Frame 1 (no input): blank canvas, image omitted
Frame 60 (the mouse pressed at the canvas centre just before this capture): blank canvas, image omitted
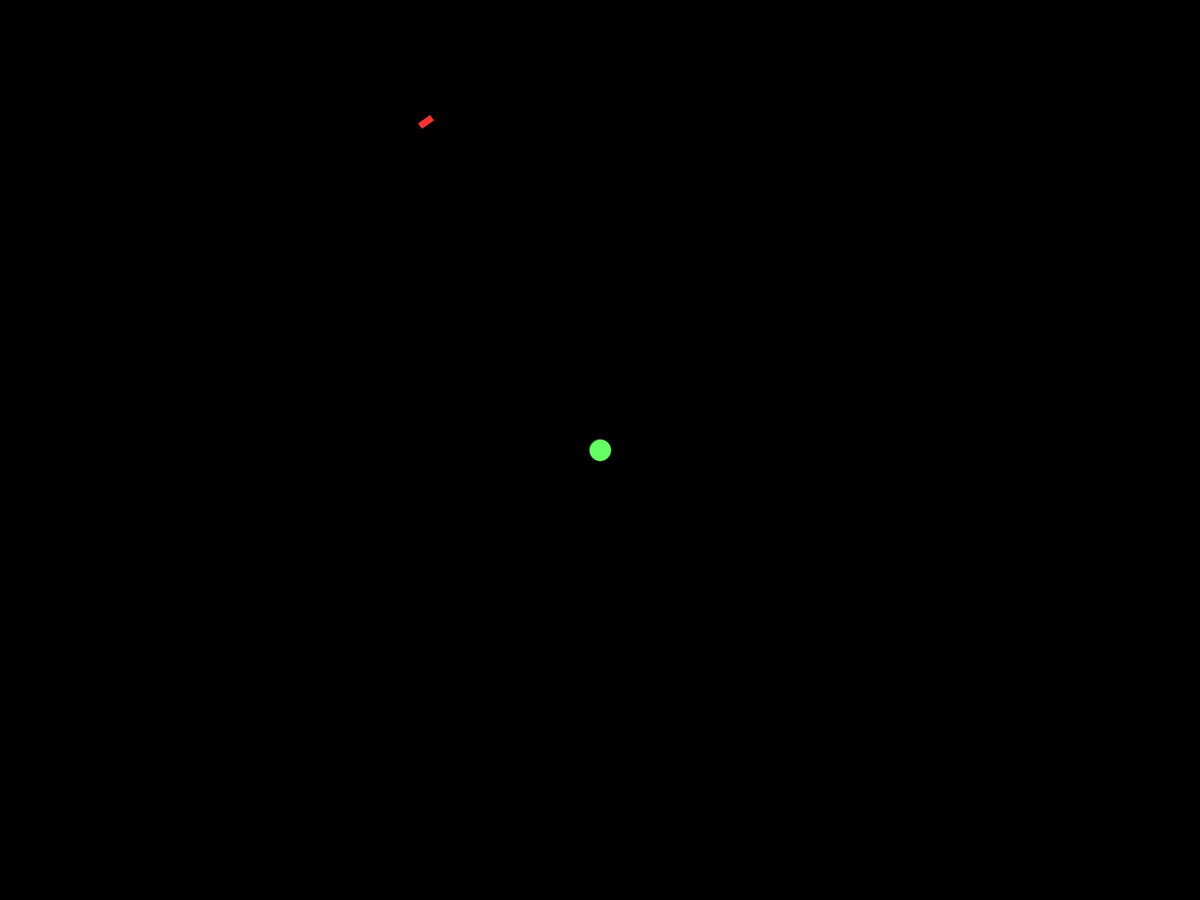
Frame 120 (the mouse held since frame 60 and released just before this capture)

The Processing sketch whose frames 1 and 60 were blank and that drew this single picture after the mouse press (run headless with seeded random() and noise(); from frame 60 on, the mouse is pressed at the canvas centre):

// Processing sketch: Constrained_Turning_Seeker
// ── Constrained_Turning_Seeker.pde
Seeker seeker;
void setup(){
fullScreen();
seeker = new Seeker(width/2, height/2, 5, PI/100);
}

void draw(){
  background(0);
  
  cursor();
  
  seeker.move();
  seeker.show();
}

void cursor(){
  fill(100,255,100);
  ellipse(mouseX,mouseY,30,30);
}

// ── Seeker.pde
class Seeker{
  PVector pos, vel;
  float mT, dir;
  public Seeker(float x, float y, float maxSpeed, float maxTurn){
    pos = new PVector(x,y);
    dir = -atan2(mouseX-pos.x,mouseY-pos.y) + PI/2;
    vel = new PVector(maxSpeed * cos(dir),maxSpeed * sin(dir));
    mT = maxTurn;
  }
  
  void show(){
    fill(255,50,50);
    push();
    translate(pos.x,pos.y);
    rotate(vel.heading());
    rect(-10,-5,20,10);
    pop();
  }
  
  void move(){  
    maxTurningConstraint();
    pos.add(vel);
  }
  
  void maxTurningConstraint(){
    dir = -atan2(mouseX-pos.x,mouseY-pos.y) + PI/2;
    float rotate = dir - vel.heading();

    if (rotate >= PI) rotate -= TWO_PI;
    
    if (rotate > mT) rotate = mT;
    else if (rotate < -mT) rotate = -mT;

    vel.rotate(rotate);
  }
}
